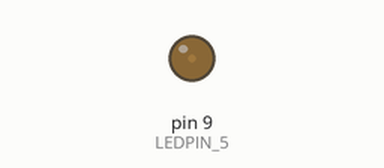
Simulated run of this sketch. Board: Arduino Uno, built with avr-gcc and run on an emulated ATmega328P. Shown: output pins drawn as LEDs (lit = HIGH).

Above: at 0.15 s.
At 1.05 s:
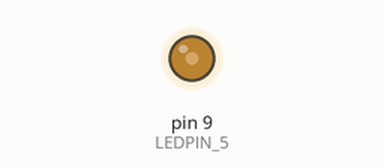
At 1.95 s:
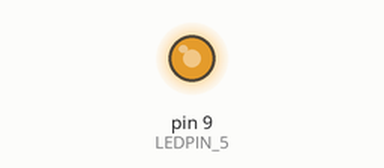
At 25.1 s:
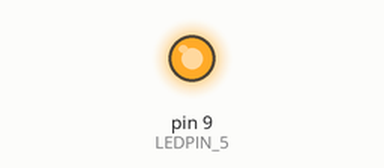
Timing chart, 0 to 26.6 s (numbered marks = the images above):
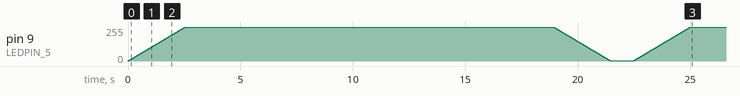

The sketch:

pwn_Init.ino
```cpp
#define LEDPIN_5 (uint8_t)(1<<PB1)
void setup() {
  // put your setup code here, to run once:
DDRB |= LEDPIN_5;
Serial.begin(9600);
init_pwm();
}

void loop() {
  // put your main code here, to run repeatedly:
  for(int i=0;i<1024;++i)
  {
    OCR1A = i;
    _delay_ms(10);   //PORTB |= LEDPIN_5;
  }
  _delay_ms(1000);
  for(int i=1023;i>0;--i)
  {
    OCR1A = i;
        _delay_ms(10);

    //PORTB &= ~(LEDPIN_5);
  }
  _delay_ms(1000);

}

void init_pwm()
{
  //high frequesncy pwm
  TCCR1A |= (1<<WGM11) || (1<<WGM10);
  TCCR1B |= (1<<WGM12);
  TCCR1B &= ~(1<<WGM13);
  //set pwm mode
  TCCR1A |= (1<<COM1A1);
  TCCR1A &= ~(1<<COM1A0);

  //set the presscalaer of 250kz
  //16000000/250000 = 64 is prescalar

  TCCR1B |= (1<<CS10)|(1<<CS11);
  TCCR1B &= ~(1<<CS12);
}
```
